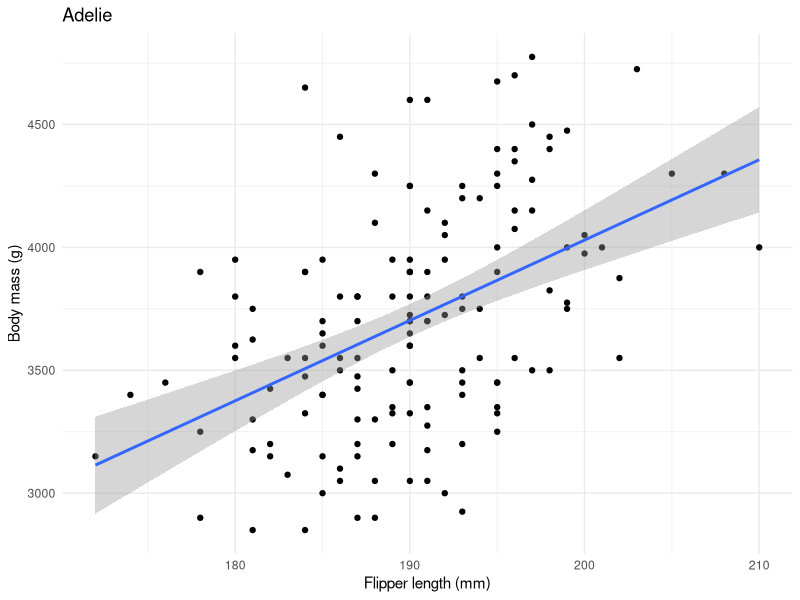
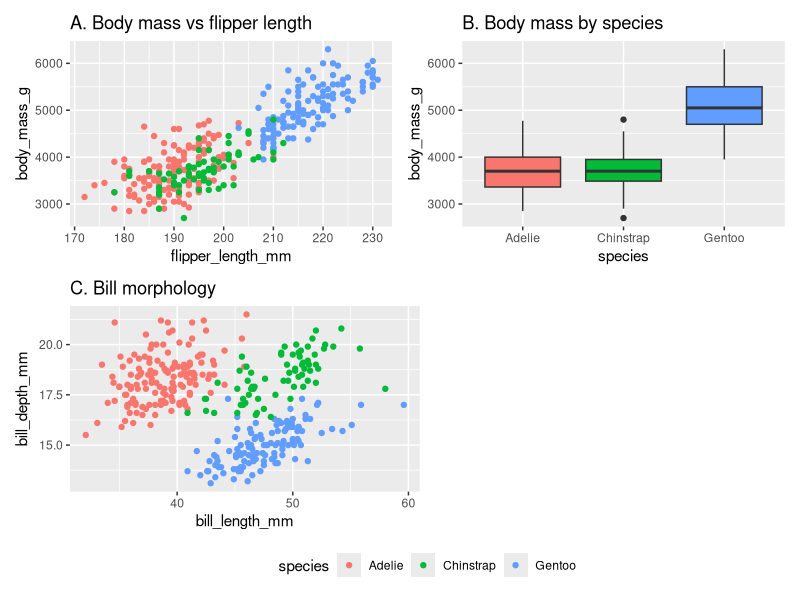
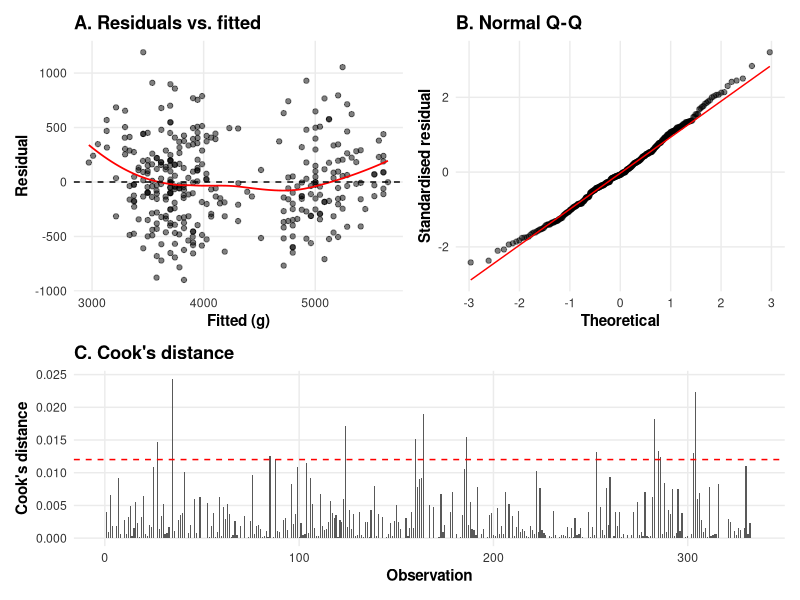
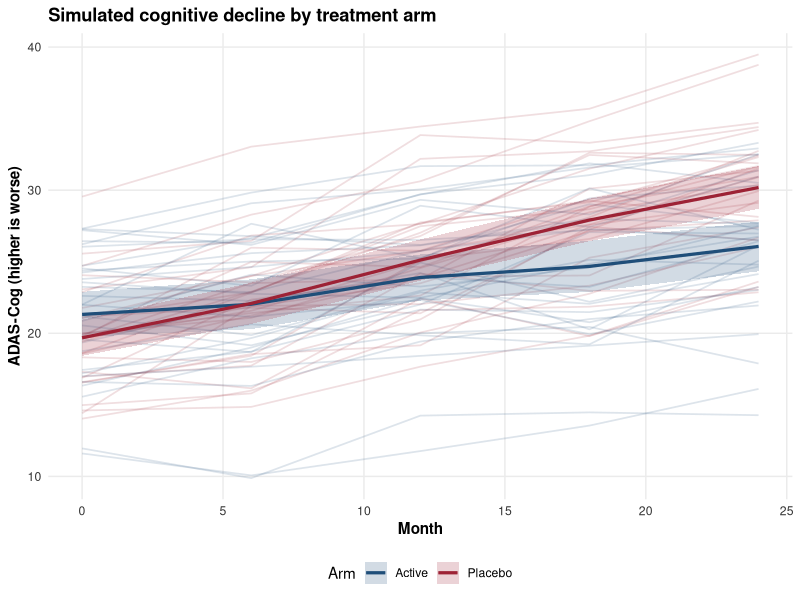

Write the R code that produced these figures, in order.
## ---- chunk 1
#| label: setup-graphics
#| echo: false
#| message: false
#| warning: false
library(tidyverse)
library(patchwork)
library(palmerpenguins)
library(broom)
penguins_clean <- na.omit(penguins)
## ---- chunk 2
#| label: fig-purrr-adelie
#| fig-cap: "One plot per species, produced by mapping a plotting
#|   function over a split data frame. Only the Adelie panel is shown;
#|   `plots` holds all three."
#| fig-width: 6
#| fig-height: 4
library(tidyverse)
library(palmerpenguins)

penguins_clean <- na.omit(penguins)

# split by species
plots <- penguins_clean |>
  split(penguins_clean$species) |>
  imap(\(d, name) {
    ggplot(d, aes(flipper_length_mm, body_mass_g)) +
      geom_point() +
      geom_smooth(method = "lm") +
      labs(title = name,
           x = "Flipper length (mm)", y = "Body mass (g)") +
      theme_minimal()
  })

# inspect one
plots$Adelie
## ---- chunk 3
#| label: fig-patchwork
#| fig-cap: "Three distinct views of the penguin data composed into one
#|   figure with patchwork. The species legend is collected once and
#|   placed at the bottom."
#| fig-width: 7.5
#| fig-height: 6
library(patchwork)

p1 <- ggplot(penguins_clean,
             aes(flipper_length_mm, body_mass_g, colour = species)) +
        geom_point() +
        labs(title = "A. Body mass vs flipper length")

p2 <- ggplot(penguins_clean,
             aes(species, body_mass_g, fill = species)) +
        geom_boxplot() +
        labs(title = "B. Body mass by species") +
        guides(fill = "none")     # hide redundant fill legend

p3 <- ggplot(penguins_clean,
             aes(bill_length_mm, bill_depth_mm, colour = species)) +
        geom_point() +
        labs(title = "C. Bill morphology")

# 2x2 grid with shared legend at bottom
(p1 + p2) / (p3 + plot_spacer()) +
  plot_layout(guides = "collect") &
  theme(legend.position = "bottom")
## ---- chunk 4
#| label: theme-practicum
theme_practicum <- function(base_size = 11) {
  theme_minimal(base_size = base_size) +
    theme(
      plot.title         = element_text(face = "bold"),
      plot.subtitle      = element_text(colour = "grey40"),
      axis.title         = element_text(face = "bold"),
      axis.text          = element_text(colour = "grey20"),
      panel.grid.minor   = element_blank(),
      legend.position    = "bottom",
      strip.background   = element_rect(fill = "grey95", colour = NA),
      strip.text         = element_text(face = "bold")
    )
}

# apply globally
theme_set(theme_practicum())

# update geom defaults to match
update_geom_defaults("point", list(size = 1.5, alpha = 0.7))
update_geom_defaults("line",  list(linewidth = 0.6))
## ---- chunk 5
#| label: fig-diagnostics
#| fig-cap: "A composed regression-diagnostic figure: residuals versus
#|   fitted, a normal Q-Q plot, and Cook's distance, all sharing the
#|   house theme."
#| fig-width: 7
#| fig-height: 6
theme_set(theme_practicum())

fit <- lm(body_mass_g ~ flipper_length_mm + species,
          data = na.omit(penguins))
diag <- augment(fit)

p_resid <- ggplot(diag, aes(.fitted, .resid)) +
  geom_point(alpha = 0.5) +
  geom_smooth(method = "loess", se = FALSE,
              colour = "red", linewidth = 0.6) +
  geom_hline(yintercept = 0, linetype = "dashed") +
  labs(title = "A. Residuals vs. fitted",
       x = "Fitted (g)", y = "Residual")

p_qq <- ggplot(diag, aes(sample = .std.resid)) +
  geom_qq(alpha = 0.5) +
  geom_qq_line(colour = "red") +
  labs(title = "B. Normal Q-Q",
       x = "Theoretical", y = "Standardised residual")

p_cook <- ggplot(diag, aes(seq_len(nrow(diag)), .cooksd)) +
  geom_col(width = 0.6) +
  geom_hline(yintercept = 4 / nrow(diag),
             linetype = "dashed", colour = "red") +
  labs(title = "C. Cook's distance",
       x = "Observation", y = "Cook's distance")

(p_resid + p_qq) / p_cook +
  plot_layout(heights = c(1, 0.7))
## ---- chunk 6
#| label: fig-trajectory
#| fig-cap: "A longitudinal trajectory figure for a simulated two-arm
#|   trial. Thin lines are individual patients; heavy lines are arm
#|   means with a 95% confidence ribbon. This is the figure the
#|   in-house `zzlongplot` package produces by default."
#| fig-width: 7
#| fig-height: 4.5
set.seed(1)
n_id   <- 60
months <- c(0, 6, 12, 18, 24)

sim <- expand_grid(id = seq_len(n_id), month = months) |>
  mutate(arm = if_else(id <= n_id / 2, "Placebo", "Active")) |>
  group_by(id) |>
  mutate(
    slope = if_else(first(arm) == "Placebo", 0.45, 0.20) +
            rnorm(1, 0, 0.08),
    adas  = 20 + rnorm(1, 0, 4) + slope * month + rnorm(n(), 0, 1.5)
  ) |>
  ungroup()

arm_means <- sim |>
  group_by(arm, month) |>
  summarise(mean = mean(adas), se = sd(adas) / sqrt(n()),
            .groups = "drop")

pal <- c(Placebo = "#9d2235", Active = "#1f4e79")

ggplot(sim, aes(month, adas, colour = arm)) +
  geom_line(aes(group = id), alpha = 0.15) +
  geom_ribbon(data = arm_means,
              aes(month, ymin = mean - 1.96 * se,
                  ymax = mean + 1.96 * se, fill = arm),
              alpha = 0.2, colour = NA, inherit.aes = FALSE) +
  geom_line(data = arm_means, aes(month, mean, colour = arm),
            linewidth = 1.1, inherit.aes = FALSE) +
  scale_colour_manual(values = pal) +
  scale_fill_manual(values = pal) +
  labs(x = "Month", y = "ADAS-Cog (higher is worse)",
       colour = "Arm", fill = "Arm",
       title = "Simulated cognitive decline by treatment arm")
